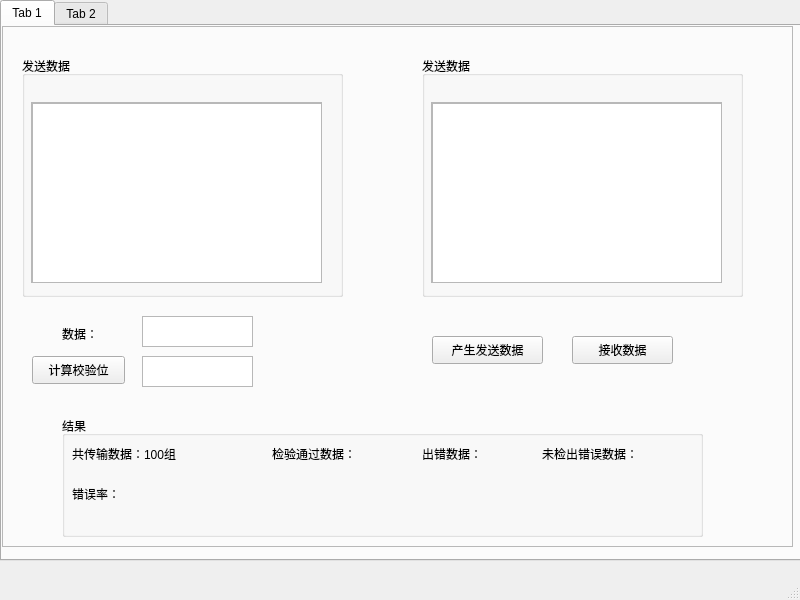
<?xml version="1.0" encoding="UTF-8"?>
<ui version="4.0">
 <class>MainWindow</class>
 <widget class="QMainWindow" name="MainWindow">
  <property name="geometry">
   <rect>
    <x>0</x>
    <y>0</y>
    <width>800</width>
    <height>600</height>
   </rect>
  </property>
  <property name="windowTitle">
   <string>MainWindow</string>
  </property>
  <widget class="QWidget" name="centralwidget">
   <widget class="QTabWidget" name="tabWidget">
    <property name="geometry">
     <rect>
      <x>0</x>
      <y>0</y>
      <width>801</width>
      <height>561</height>
     </rect>
    </property>
    <property name="currentIndex">
     <number>0</number>
    </property>
    <widget class="QWidget" name="tab">
     <attribute name="title">
      <string>Tab 1</string>
     </attribute>
     <widget class="QFrame" name="frame">
      <property name="geometry">
       <rect>
        <x>0</x>
        <y>0</y>
        <width>791</width>
        <height>521</height>
       </rect>
      </property>
      <property name="frameShape">
       <enum>QFrame::StyledPanel</enum>
      </property>
      <property name="frameShadow">
       <enum>QFrame::Raised</enum>
      </property>
      <widget class="QGroupBox" name="groupBox">
       <property name="geometry">
        <rect>
         <x>20</x>
         <y>30</y>
         <width>321</width>
         <height>241</height>
        </rect>
       </property>
       <property name="title">
        <string>发送数据</string>
       </property>
       <widget class="QScrollArea" name="scrollArea">
        <property name="geometry">
         <rect>
          <x>9</x>
          <y>46</y>
          <width>291</width>
          <height>181</height>
         </rect>
        </property>
        <property name="widgetResizable">
         <bool>true</bool>
        </property>
        <widget class="QWidget" name="scrollAreaWidgetContents">
         <property name="geometry">
          <rect>
           <x>0</x>
           <y>0</y>
           <width>289</width>
           <height>179</height>
          </rect>
         </property>
         <widget class="QTableWidget" name="tableWidget">
          <property name="geometry">
           <rect>
            <x>0</x>
            <y>0</y>
            <width>291</width>
            <height>181</height>
           </rect>
          </property>
         </widget>
        </widget>
       </widget>
      </widget>
      <widget class="QTextEdit" name="textEdit">
       <property name="geometry">
        <rect>
         <x>140</x>
         <y>290</y>
         <width>111</width>
         <height>31</height>
        </rect>
       </property>
      </widget>
      <widget class="QLabel" name="label">
       <property name="geometry">
        <rect>
         <x>60</x>
         <y>300</y>
         <width>72</width>
         <height>15</height>
        </rect>
       </property>
       <property name="text">
        <string>数据：</string>
       </property>
      </widget>
      <widget class="QPushButton" name="pushButton">
       <property name="geometry">
        <rect>
         <x>30</x>
         <y>330</y>
         <width>93</width>
         <height>28</height>
        </rect>
       </property>
       <property name="text">
        <string>计算校验位</string>
       </property>
      </widget>
      <widget class="QTextEdit" name="textEdit_2">
       <property name="geometry">
        <rect>
         <x>140</x>
         <y>330</y>
         <width>111</width>
         <height>31</height>
        </rect>
       </property>
      </widget>
      <widget class="QPushButton" name="pushButton_2">
       <property name="geometry">
        <rect>
         <x>430</x>
         <y>310</y>
         <width>111</width>
         <height>28</height>
        </rect>
       </property>
       <property name="text">
        <string>产生发送数据</string>
       </property>
      </widget>
      <widget class="QPushButton" name="pushButton_3">
       <property name="geometry">
        <rect>
         <x>570</x>
         <y>310</y>
         <width>101</width>
         <height>28</height>
        </rect>
       </property>
       <property name="text">
        <string>接收数据</string>
       </property>
      </widget>
      <widget class="QGroupBox" name="groupBox_3">
       <property name="geometry">
        <rect>
         <x>60</x>
         <y>390</y>
         <width>641</width>
         <height>121</height>
        </rect>
       </property>
       <property name="title">
        <string>结果</string>
       </property>
       <widget class="QLabel" name="label_2">
        <property name="geometry">
         <rect>
          <x>10</x>
          <y>30</y>
          <width>131</width>
          <height>16</height>
         </rect>
        </property>
        <property name="text">
         <string>共传输数据：100组</string>
        </property>
       </widget>
       <widget class="QLabel" name="label_3">
        <property name="geometry">
         <rect>
          <x>210</x>
          <y>30</y>
          <width>141</width>
          <height>16</height>
         </rect>
        </property>
        <property name="text">
         <string>检验通过数据：</string>
        </property>
       </widget>
       <widget class="QLabel" name="label_4">
        <property name="geometry">
         <rect>
          <x>360</x>
          <y>30</y>
          <width>141</width>
          <height>16</height>
         </rect>
        </property>
        <property name="text">
         <string>出错数据：</string>
        </property>
       </widget>
       <widget class="QLabel" name="label_5">
        <property name="geometry">
         <rect>
          <x>480</x>
          <y>30</y>
          <width>141</width>
          <height>16</height>
         </rect>
        </property>
        <property name="text">
         <string>未检出错误数据：</string>
        </property>
       </widget>
       <widget class="QLabel" name="label_6">
        <property name="geometry">
         <rect>
          <x>10</x>
          <y>70</y>
          <width>131</width>
          <height>16</height>
         </rect>
        </property>
        <property name="text">
         <string>错误率：</string>
        </property>
       </widget>
      </widget>
      <widget class="QGroupBox" name="groupBox_2">
       <property name="geometry">
        <rect>
         <x>420</x>
         <y>30</y>
         <width>321</width>
         <height>241</height>
        </rect>
       </property>
       <property name="title">
        <string>发送数据</string>
       </property>
       <widget class="QScrollArea" name="scrollArea_2">
        <property name="geometry">
         <rect>
          <x>9</x>
          <y>46</y>
          <width>291</width>
          <height>181</height>
         </rect>
        </property>
        <property name="widgetResizable">
         <bool>true</bool>
        </property>
        <widget class="QWidget" name="scrollAreaWidgetContents_2">
         <property name="geometry">
          <rect>
           <x>0</x>
           <y>0</y>
           <width>289</width>
           <height>179</height>
          </rect>
         </property>
         <widget class="QTableWidget" name="tableWidget_2">
          <property name="geometry">
           <rect>
            <x>0</x>
            <y>0</y>
            <width>291</width>
            <height>181</height>
           </rect>
          </property>
         </widget>
        </widget>
       </widget>
      </widget>
     </widget>
    </widget>
    <widget class="QWidget" name="tab_2">
     <attribute name="title">
      <string>Tab 2</string>
     </attribute>
    </widget>
   </widget>
  </widget>
  <widget class="QMenuBar" name="menubar">
   <property name="geometry">
    <rect>
     <x>0</x>
     <y>0</y>
     <width>800</width>
     <height>26</height>
    </rect>
   </property>
  </widget>
  <widget class="QStatusBar" name="statusbar"/>
 </widget>
 <resources/>
 <connections/>
</ui>
